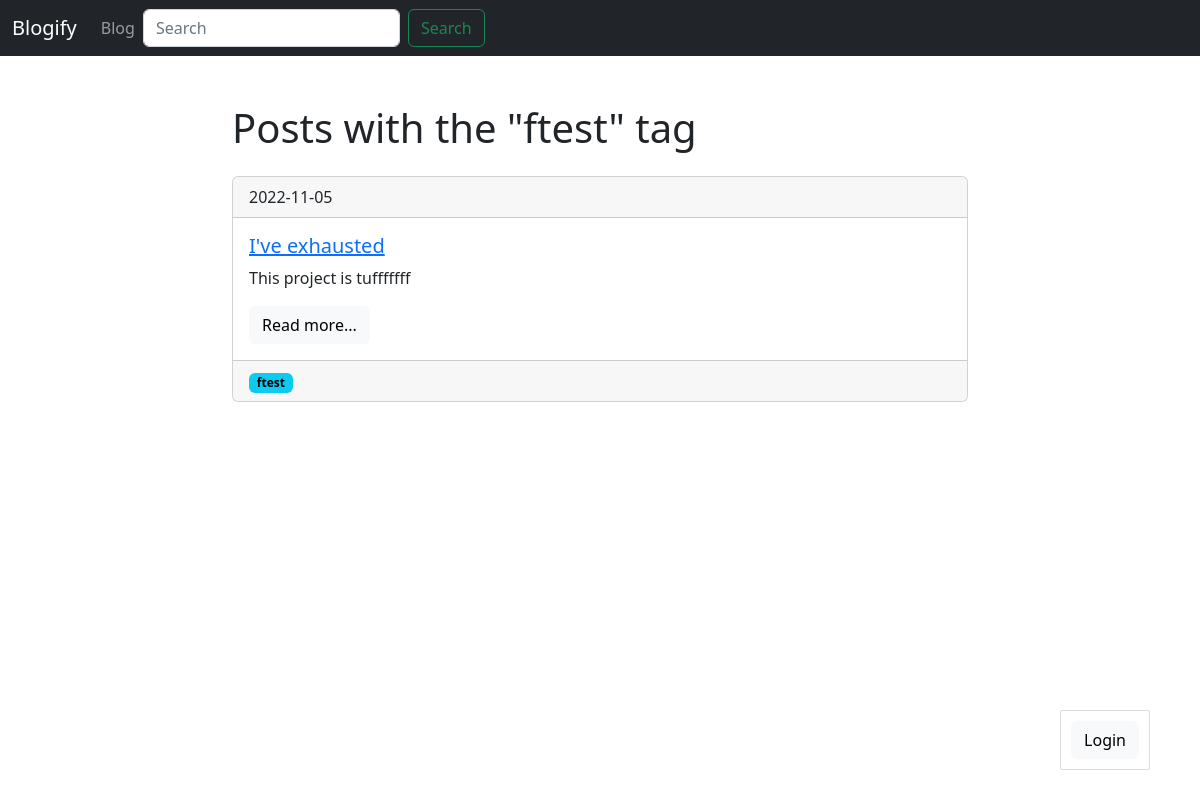
The app's page /blog/tags/ftest with its own data.
### models.py (models this page shows, shortened)
class Tag(db.Model):
    id = db.Column(db.Integer, primary_key=True)
    title = db.Column(db.String(140))
    slug = db.Column(db.String(140), unique=True)

class Post(db.Model):
    id = db.Column(db.Integer, primary_key=True)
    title = db.Column(db.String(140))
    slug = db.Column(db.String(140), unique=True)
    body = db.Column(db.Text)
    created = db.Column(db.DateTime, default=datetime.now())
    tags = db.relationship('Tag', secondary=posts_tags,
    backref=db.backref('posts'), lazy='dynamic')

### posts/blueprint.py (the view)
@posts.route('/tags/<slug>')
def tag_detail(slug):
    tag = Tag.query.filter(Tag.slug==slug).first_or_404()
    return render_template('posts/tag_detail.html', tag=tag)

### posts/templates/posts/tag_detail.html (shortened to what this page needs)
{% extends 'base.html' %}
{% block content %}
    <h1>Posts with the "{{ tag.title }}" tag</h1>
    {% for post in tag.posts %}
        {% include 'posts/includes/card.html' %}
    {% endfor %}
{% endblock %}

### posts/templates/posts/includes/card.html
<div class="card mb-4 mt-4">
  <div class="card-header">
    {{ post.created.date() }}
  </div>
  <div class="card-body">
    <h5 class="card-title">
      <a href="{{ url_for('posts.post_detail', slug=post.slug) }}">{{ post.title }}</a>
      </h5>
    <p class="card-text">{{ post.body }}</p>
    <a href="{{ url_for('posts.post_detail', slug=post.slug) }}" class="btn btn-light">Read more...</a>
  </div>
  {% if post.tags.count() %}
  <div class="card-footer text-muted">
    {% for tag in post.tags %}
    <a href="{{ url_for('posts.tag_detail', slug=tag.slug) }}">
      <span class="badge text-bg-info">{{ tag.title }}</span></a>
    {% endfor %}
  </div>
  {% endif %}
</div>

### records on screen
Tag: title "ftest"
Post: created "2022-11-05", title "I've exhausted", body "This project is tufffffff"
